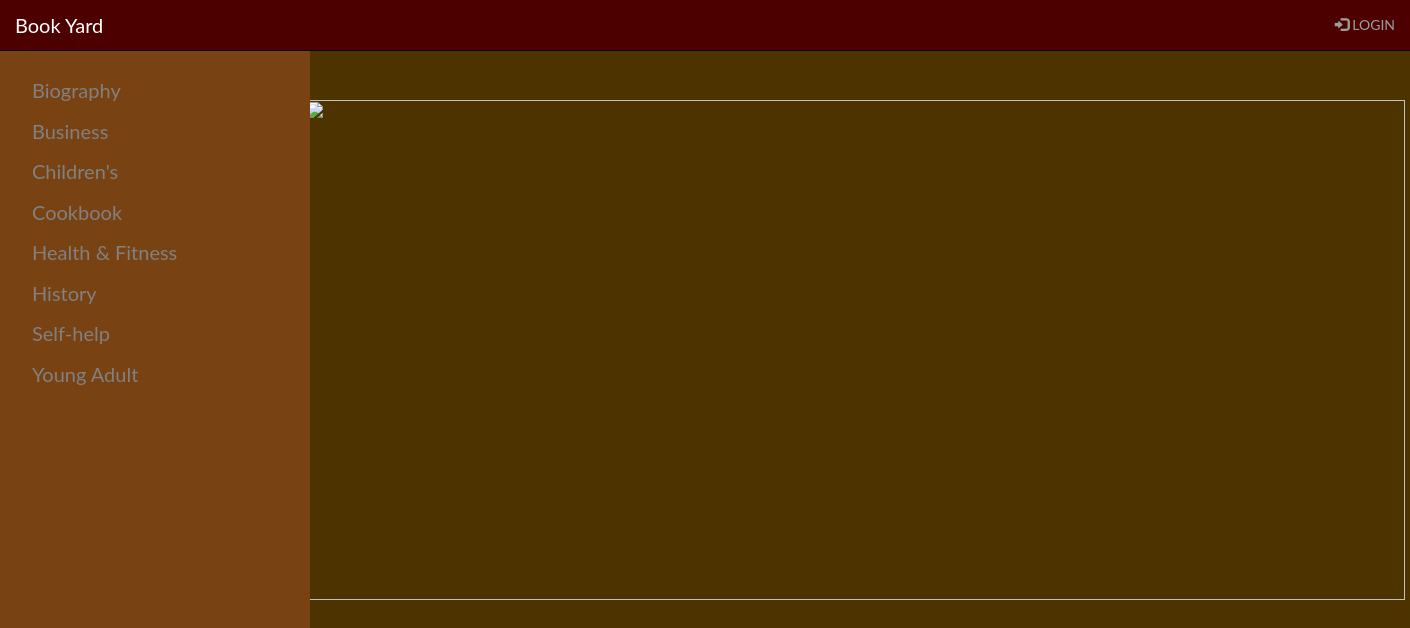
The page /home on the database its author committed.
### Setup_file.py (models this page shows, shortened)
class BookYard(Base):
    __tablename__ = 'bookyard'
    id = Column(Integer, primary_key=True)
    name = Column(String(270), nullable=False)
    user_id = Column(Integer, ForeignKey('gmailuser.id'))
    user = relationship(GmailUser, backref="bookyard")

### main_file.py (the view)
@app.route('/')
@app.route('/home')
def home():
    library = session.query(BookYard).all()
    return render_template('myhome.html', library=library)

### templates/myhome.html (shortened to what this page needs)
{% include 'nav.html' %}
<div class="main">
{% block content %}
	<div class="text-center">
		<img style="width: 1100px; height: 500px; margin: 0; padding: 0; margin-top: 0px" src="https://www.bucketlist127.com/uploads/images/eea400b636c9f50e3601df3f2e5b7cdd.jpg">
	</div>
{% endblock content %}
</div>

### templates/nav.html (shortened to what this page needs)
<!DOCTYPE html>
<html lang="en">
<head>
  <link rel="stylesheet" href="https://maxcdn.bootstrapcdn.com/bootstrap/3.3.7/css/bootstrap.min.css">
</head>
<body style="background-color:#4d3300">
<nav class="navbar navbar-inverse  navbar-fixed-top"style="background-color:#4d0000">
  <div class="container-fluid">
    <div class="navbar-header">
      <a style="font-size:20px"class="navbar-brand" href="{{ url_for('home') }}">Book Yard</a>
    </div>
    <ul class="nav navbar-nav navbar-right">
      {% if 'username' in session %}
            <li><button class="btn btn-warning mr-sm-2" style="margin-top: 5px;background-color:#806000"><a href="{{ url_for('addBookName')}} "style="color:black;font-weight:bold">ADD BOOK CATEGORY</a></button></li>
            <li style="margin: 10px;"><p class="text-primary mr-sm-2"style="color:#bf4040;font-weight:bold;">{{ session.username }}</p></li>
            <li><a href="{{ url_for('logout')}}"><span class="glyphicon glyphicon-log-in"></span> LOGOUT</a></li>
      {% else %}
            <li><a href="{{ url_for('showLogin')}}"><span class="glyphicon glyphicon-log-in"></span> LOGIN</a></li>
      {% endif %}
    </ul>
  </div>
</nav>
<div class="sidenav">
  <table>
      {% for obj in library %}
      <tr>
          <td><a href="{{ url_for('showBooks',objid=obj.id)}}">{{obj.name}}</a></td>
        </tr>
      {% endfor %}
  </table>
</div>
</body>
</html>

### templates/nav.html (style rules this page uses)
body { font-family: "Lato", sans-serif; }
.sidenav { height: 100%; width: 310px; position: fixed; z-index: 1; top: 50px; left: 0; background-color:#784212 ; overflow-x: hidden; padding-top: 20px; }
.sidenav a { padding: 6px 6px 6px 32px; text-decoration: none; font-size: 20px; color: #818181; display: block; }
.main { margin-left: 300px; }

### rows shown on the page
BookYard: name "Biography"
BookYard: name "Business"
BookYard: name "Children's"
BookYard: name "Cookbook"
BookYard: name "Health & Fitness"
BookYard: name "History"
BookYard: name "Self-help"
BookYard: name "Young Adult"
